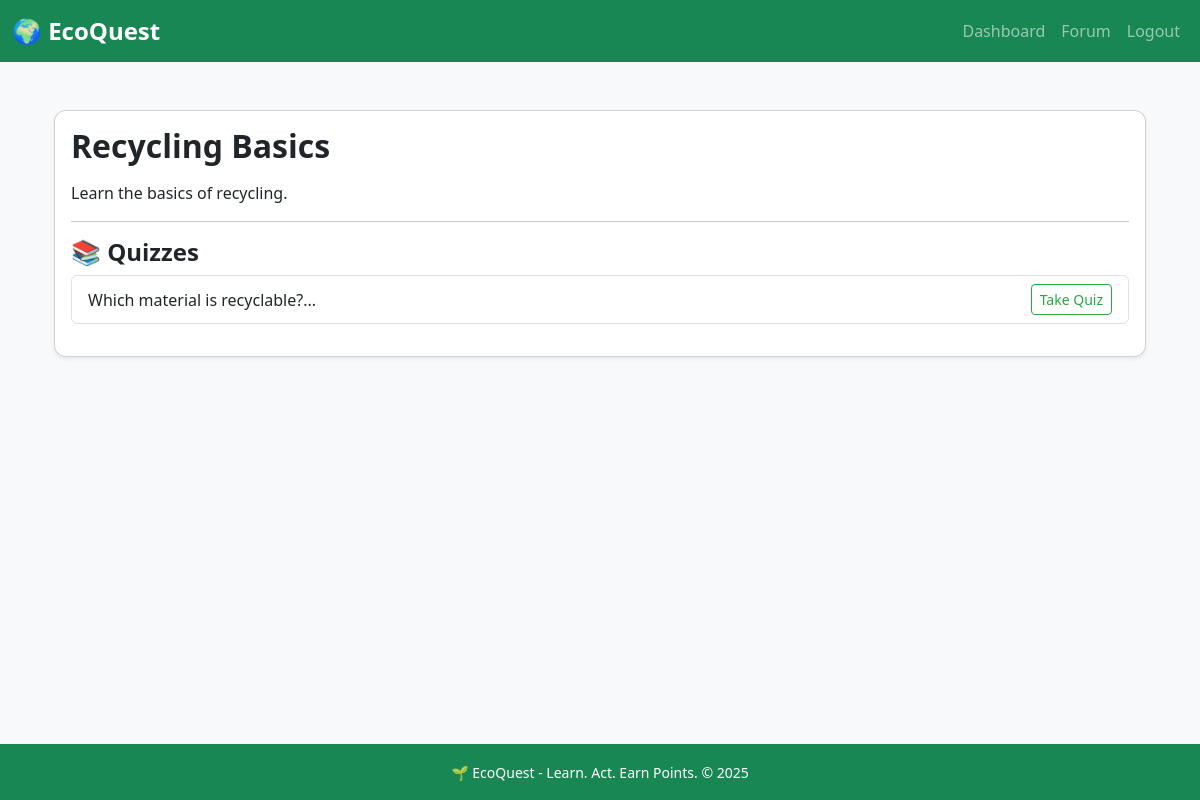
Page /module/1 (signed in) on the committed database.
### models.py (models this page shows, shortened)
class Module(db.Model):
    __tablename__ = "module"
    id = db.Column(db.Integer, primary_key=True)
    title = db.Column(db.String(200), nullable=False)
    description = db.Column(db.Text)
    content = db.Column(db.Text)
    quizzes = db.relationship("Quiz", backref="module", lazy=True)

class Quiz(db.Model):
    __tablename__ = "quiz"
    id = db.Column(db.Integer, primary_key=True)
    module_id = db.Column(db.Integer, db.ForeignKey("module.id"), nullable=False)
    question = db.Column(db.Text, nullable=False)
    options = db.Column(db.Text)  # store as JSON string
    correct_answer = db.Column(db.String(200))
    points = db.Column(db.Integer, default=10)

### app.py (the view)
@app.route("/module/<int:module_id>")
@login_required
def module_detail(module_id):
    module_obj = Module.query.get_or_404(module_id)
    return render_template("module.html", module=module_obj)

### app.py (called while the page is built)
@login_manager.user_loader
def load_user(user_id):
    return User.query.get(int(user_id))

@app.context_processor
def inject_now():
    return {"now": datetime.now}

### templates/module.html (shortened to what this page needs)
{% extends "base.html" %}
{% block content %}
<div class="container mt-4">
    <div class="card shadow-sm">
        <div class="card-body">
            <h2 class="card-title">{{ module.title }}</h2>
            <p class="card-text">{{ module.description }}</p>
            <hr>
            <h4>📚 Quizzes</h4>
            {% if module.quizzes %}
                <ul class="list-group mb-3">
                    {% for quiz in module.quizzes %}
                        <li class="list-group-item d-flex justify-content-between align-items-center">
                            {{ quiz.question[:50] }}...
                            <a href="{{ url_for('quiz', quiz_id=quiz.id) }}" class="btn btn-outline-success btn-sm">Take Quiz</a>
                        </li>
                    {% endfor %}
                </ul>
            {% else %}
                <p>No quizzes available for this module yet.</p>
            {% endif %}
        </div>
    </div>
</div>
{% endblock %}

### static/css/styles.css (style rules this page uses)
body { font-family: 'Segoe UI', Tahoma, Geneva, Verdana, sans-serif; background-color: #f8f9fa; color: #333; }
.card { border-radius: 0.75rem; }
.card-title { font-weight: 600; margin-bottom: 1rem; }
.btn-outline-success { color: #28a745; border-color: #28a745; }
.list-group-item { display: flex; justify-content: space-between; align-items: center; }
h2, h4, h5 { font-weight: 600; }

### rows in the picture
Module: title "Recycling Basics", description "Learn the basics of recycling."
Quiz: question "Which material is recyclable?"
